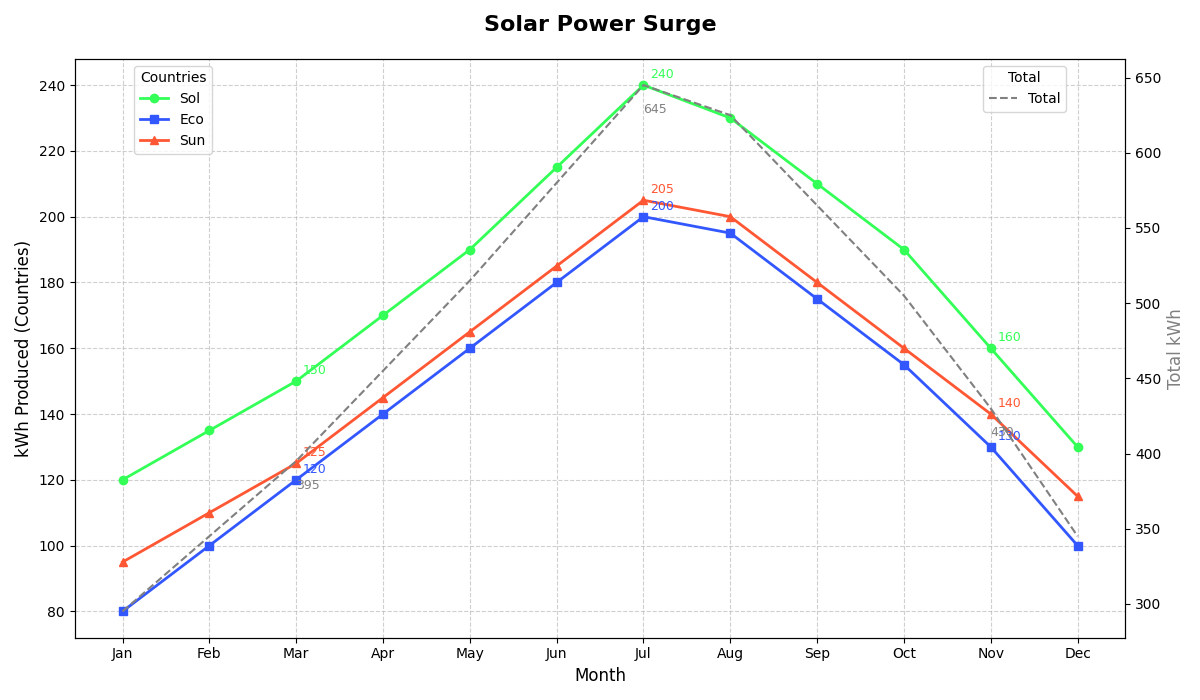

Recreate this plot in Python.
import matplotlib.pyplot as plt
import numpy as np

months = np.array(['Jan', 'Feb', 'Mar', 'Apr', 'May', 'Jun', 'Jul', 'Aug', 'Sep', 'Oct', 'Nov', 'Dec'])
solarland = np.array([120, 135, 150, 170, 190, 215, 240, 230, 210, 190, 160, 130])
ecotopia = np.array([80, 100, 120, 140, 160, 180, 200, 195, 175, 155, 130, 100])
sunstate = np.array([95, 110, 125, 145, 165, 185, 205, 200, 180, 160, 140, 115])

fig, ax = plt.subplots(figsize=(12, 7))

ax.plot(months, solarland, label='Sol', marker='o', linestyle='-', color='#33FF57', linewidth=2)
ax.plot(months, ecotopia, label='Eco', marker='s', linestyle='-', color='#3357FF', linewidth=2)
ax.plot(months, sunstate, label='Sun', marker='^', linestyle='-', color='#FF5733', linewidth=2)

total_kWh = solarland + ecotopia + sunstate
ax2 = ax.twinx()
ax2.plot(months, total_kWh, label='Total', color='gray', linestyle='--', linewidth=1.5)

significant_months = [2, 6, 10]
for i in significant_months:
    ax.annotate(f'{solarland[i]}', xy=(months[i], solarland[i]), xytext=(5, 5), textcoords='offset points', fontsize=9, color='#33FF57')
    ax.annotate(f'{ecotopia[i]}', xy=(months[i], ecotopia[i]), xytext=(5, 5), textcoords='offset points', fontsize=9, color='#3357FF')
    ax.annotate(f'{sunstate[i]}', xy=(months[i], sunstate[i]), xytext=(5, 5), textcoords='offset points', fontsize=9, color='#FF5733')
    ax2.annotate(f'{total_kWh[i]}', xy=(months[i], total_kWh[i]), xytext=(0, -20), textcoords='offset points', fontsize=9, color='gray')

ax.set_title('Solar Power Surge', fontsize=16, pad=20, weight='bold')
ax.set_xlabel('Month', fontsize=12)
ax.set_ylabel('kWh Produced (Countries)', fontsize=12)
ax2.set_ylabel('Total kWh', fontsize=12, color='gray')

ax.legend(loc='upper left', bbox_to_anchor=(0.05, 1), title='Countries')
ax2.legend(loc='upper right', bbox_to_anchor=(0.95, 1), title='Total')

ax.grid(visible=True, linestyle='--', alpha=0.6)
plt.tight_layout()

plt.show()
